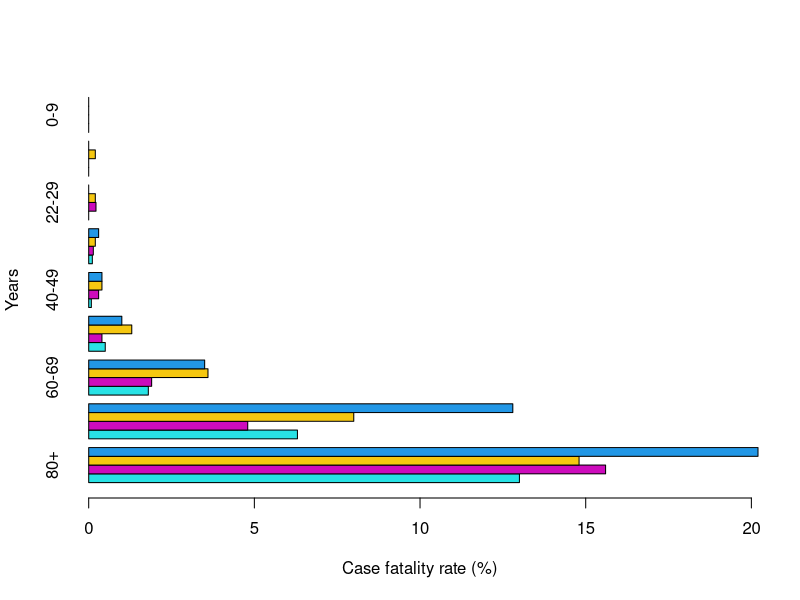
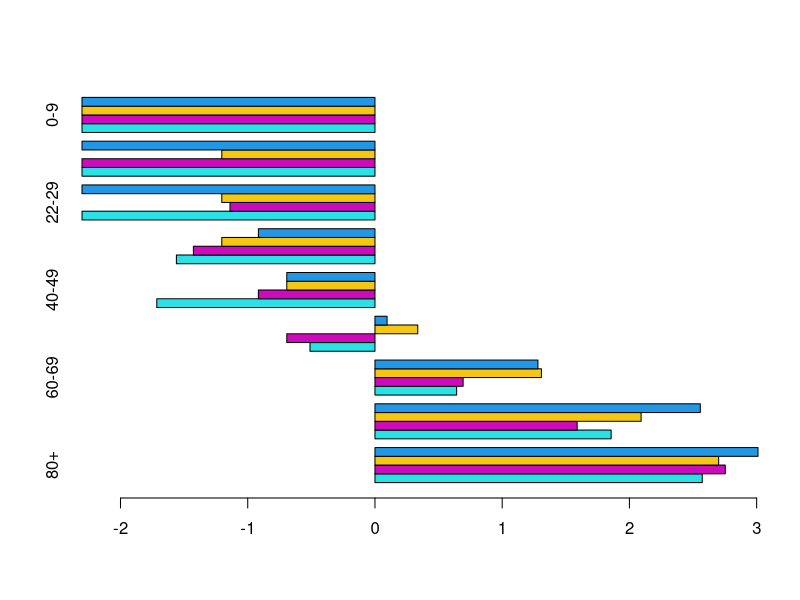
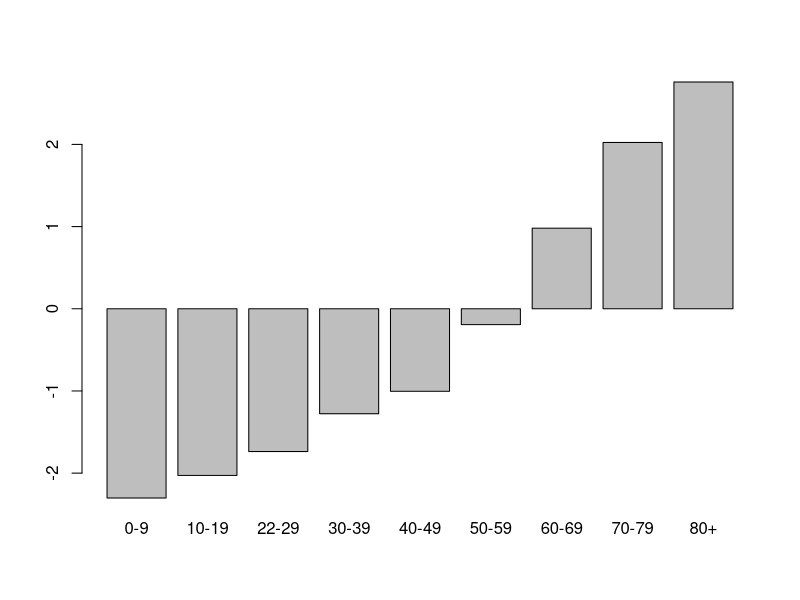
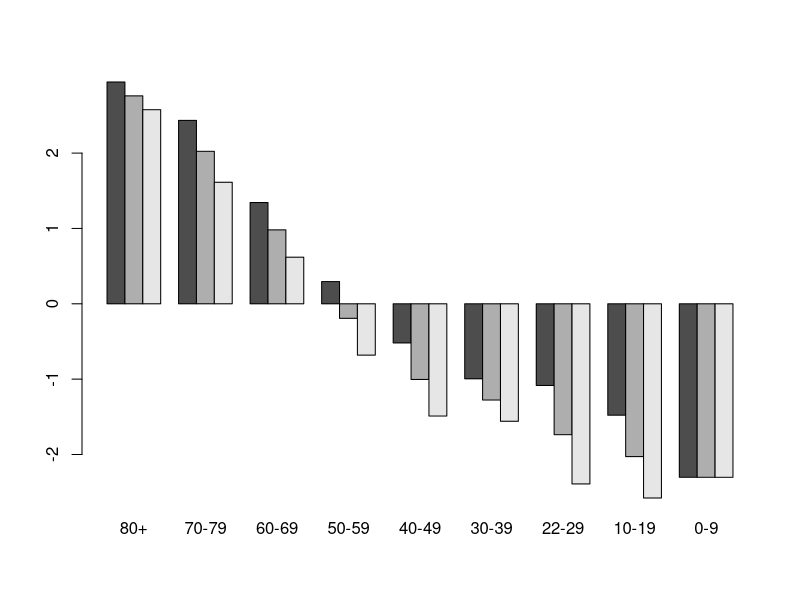

Reproduce these figures in R, in order.

## Taking age data from here:
## https://ourworldindata.org/mortality-risk-covid#case-fatality-rate-of-covid-19-by-age

## The data below is a breakdown of CFR by age group across various
## countries. It shows very large differences of the CFR by age. This
## data is based on the number of confirmed cases and deaths in each
## age group as reported by national agencies.

## The data come from the:

## 1) Chinese Center for Disease Control and Prevention (CDC) as of
##    17th February;

## 2) Spanish Ministry of Health as of 24th March;

## 3) Korea Centers for Disease Control and Prevention (KCDC) as of
##    24th March; and

## 4) Italian National Institute of Health, as presented in the paper
##    by Onder et al. (2020) as of 17th March.17,18


case_fatality_rate_of_covid_19_by_age <-
    c(
        0.00, 0.00, 0.00, 0.00, #  0 to  9 years
        0.00, 0.00, 0.20, 0.00, # 10 to 19 years
        0.00, 0.22, 0.20, 0.00, # 22 to 29 years
        0.11, 0.14, 0.20, 0.30, # 30 to 39 years
        0.08, 0.30, 0.40, 0.40, # 40 to 49 years
        0.50, 0.40, 1.30, 1.00, # 50 to 59 years
        1.80, 1.90, 3.60, 3.50, # 60 to 69 years
        6.30, 4.80, 8.00, 12.8, # 70 to 79 years
        13.0, 15.6, 14.8, 20.2  # 80+      years
    )

cfrbyage <- case_fatality_rate_of_covid_19_by_age

## Knowing R, there is probably a cleaner way to do this...
cfrbyage.m <- matrix(cfrbyage, 9, byrow=TRUE)
cfrbyage.m

rownames(cfrbyage.m) <- c(
    "0-9",
    "10-19",
    "22-29",
    "30-39",
    "40-49",
    "50-59",
    "60-69",
    "70-79",
    "80+"
)

colnames(cfrbyage.m) <- c(
 "Italy", "China",   "Spain", "Korea")

cfrbyage.m

## In order to match the plot at Our World in Data, we turn the matrix
## 'upside down'...
cfrbyage.m <-
    cfrbyage.m[ nrow(cfrbyage.m):1, ]




barplot(t(cfrbyage.m), beside=TRUE, horiz=TRUE, col=c(5,6,7,4),
        xlab='Case fatality rate (%)', ylab='Years')

## There is no such thing as 'the average CFR'... However, lets
## pretend there is!
cfronavg <- 0.1


## Odds ratio (below we work with log odds for some reason)
cfrbyage.m / cfronavg

apply(cfrbyage.m / cfronavg, 1, mean)



## We add a very small CFR to allow for 0% CFR conversion to Log Odds
lod <- log(cfrbyage.m + 0.01 / cfronavg)
lod

barplot(t(lod), beside=TRUE, horiz=TRUE,
        col=c(5,6,7,4))


## To add insult to injury, lets average over all four studies...

means <-
    apply(lod, 1, mean)
stdevs <-
    apply(lod, 1, sd)

barplot(rev(means))


## Me no stats good? Unprobable!
barplot(rbind(means+stdevs, means,
              means-stdevs), beside=TRUE)
